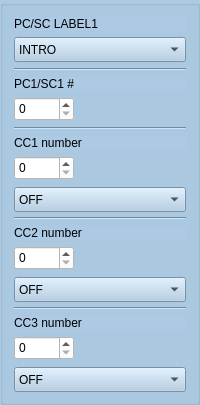
      <widget class="QGroupBox" name="columnbox1">
       <property name="sizePolicy">
        <sizepolicy hsizetype="Expanding" vsizetype="Expanding">
         <horstretch>0</horstretch>
         <verstretch>0</verstretch>
        </sizepolicy>
       </property>
       <property name="styleSheet">
        <string notr="true">background-color: rgb(172, 202, 227);</string>
       </property>
       <layout class="QVBoxLayout" name="verticalLayout_5">
        <item>
         <widget class="QLabel" name="label_BankPC1_1">
          <property name="sizePolicy">
           <sizepolicy hsizetype="Expanding" vsizetype="Expanding">
            <horstretch>0</horstretch>
            <verstretch>0</verstretch>
           </sizepolicy>
          </property>
          <property name="maximumSize">
           <size>
            <width>16777215</width>
            <height>30</height>
           </size>
          </property>
          <property name="text">
           <string>PC/SC LABEL1</string>
          </property>
         </widget>
        </item>
        <item>
         <widget class="QComboBox" name="presetLabel1_1">
          <property name="sizePolicy">
           <sizepolicy hsizetype="Expanding" vsizetype="Expanding">
            <horstretch>0</horstretch>
            <verstretch>0</verstretch>
           </sizepolicy>
          </property>
          <property name="minimumSize">
           <size>
            <width>0</width>
            <height>25</height>
           </size>
          </property>
          <property name="styleSheet">
           <string notr="true">background-color: rgb(172, 202, 227);</string>
          </property>
          <item>
           <property name="text">
            <string>INTRO</string>
           </property>
          </item>
          <item>
           <property name="text">
            <string>VERSE</string>
           </property>
          </item>
          <item>
           <property name="text">
            <string>CHORUS</string>
           </property>
          </item>
          <item>
           <property name="text">
            <string notr="true">SOLO</string>
           </property>
          </item>
          <item>
           <property name="text">
            <string>OUTRO</string>
           </property>
          </item>
          <item>
           <property name="text">
            <string>BRIDGE</string>
           </property>
          </item>
         </widget>
        </item>
        <item>
         <widget class="Line" name="line_2">
          <property name="sizePolicy">
           <sizepolicy hsizetype="Expanding" vsizetype="Expanding">
            <horstretch>0</horstretch>
            <verstretch>0</verstretch>
           </sizepolicy>
          </property>
          <property name="orientation">
           <enum>Qt::Horizontal</enum>
          </property>
         </widget>
        </item>
        <item>
         <widget class="QLabel" name="label_PC1_1">
          <property name="sizePolicy">
           <sizepolicy hsizetype="Expanding" vsizetype="Expanding">
            <horstretch>0</horstretch>
            <verstretch>0</verstretch>
           </sizepolicy>
          </property>
          <property name="maximumSize">
           <size>
            <width>16777215</width>
            <height>30</height>
           </size>
          </property>
          <property name="text">
           <string>PC1/SC1 #</string>
          </property>
         </widget>
        </item>
        <item>
         <widget class="QSpinBox" name="spinBox_PC1_1">
          <property name="sizePolicy">
           <sizepolicy hsizetype="Expanding" vsizetype="Expanding">
            <horstretch>0</horstretch>
            <verstretch>0</verstretch>
           </sizepolicy>
          </property>
          <property name="minimumSize">
           <size>
            <width>60</width>
            <height>24</height>
           </size>
          </property>
          <property name="maximumSize">
           <size>
            <width>60</width>
            <height>16777215</height>
           </size>
          </property>
          <property name="styleSheet">
           <string notr="true">background-color: rgb(255, 255, 255);</string>
          </property>
          <property name="accelerated">
           <bool>true</bool>
          </property>
          <property name="maximum">
           <number>127</number>
          </property>
         </widget>
        </item>
        <item>
         <widget class="Line" name="line_12">
          <property name="sizePolicy">
           <sizepolicy hsizetype="Expanding" vsizetype="Expanding">
            <horstretch>0</horstretch>
            <verstretch>0</verstretch>
           </sizepolicy>
          </property>
          <property name="orientation">
           <enum>Qt::Horizontal</enum>
          </property>
         </widget>
        </item>
        <item>
         <widget class="QLabel" name="label_CC1_1">
          <property name="sizePolicy">
           <sizepolicy hsizetype="Expanding" vsizetype="Expanding">
            <horstretch>0</horstretch>
            <verstretch>0</verstretch>
           </sizepolicy>
          </property>
          <property name="maximumSize">
           <size>
            <width>16777215</width>
            <height>30</height>
           </size>
          </property>
          <property name="text">
           <string>CC1 number</string>
          </property>
         </widget>
        </item>
        <item>
         <widget class="QSpinBox" name="spinBox_CC1_1">
          <property name="sizePolicy">
           <sizepolicy hsizetype="Expanding" vsizetype="Expanding">
            <horstretch>0</horstretch>
            <verstretch>0</verstretch>
           </sizepolicy>
          </property>
          <property name="minimumSize">
           <size>
            <width>60</width>
            <height>24</height>
           </size>
          </property>
          <property name="maximumSize">
           <size>
            <width>60</width>
            <height>16777215</height>
           </size>
          </property>
          <property name="styleSheet">
           <string notr="true">background-color: rgb(255, 255, 255);</string>
          </property>
          <property name="accelerated">
           <bool>true</bool>
          </property>
          <property name="maximum">
           <number>127</number>
          </property>
         </widget>
        </item>
        <item>
         <widget class="QComboBox" name="onoff1_1">
          <property name="sizePolicy">
           <sizepolicy hsizetype="Expanding" vsizetype="Expanding">
            <horstretch>0</horstretch>
            <verstretch>0</verstretch>
           </sizepolicy>
          </property>
          <property name="minimumSize">
           <size>
            <width>0</width>
            <height>25</height>
           </size>
          </property>
          <property name="maximumSize">
           <size>
            <width>16777215</width>
            <height>22</height>
           </size>
          </property>
          <property name="styleSheet">
           <string notr="true">background-color: rgb(172, 202, 227);</string>
          </property>
          <item>
           <property name="text">
            <string>OFF</string>
           </property>
          </item>
          <item>
           <property name="text">
            <string>ON</string>
           </property>
          </item>
         </widget>
        </item>
        <item>
         <widget class="Line" name="line_22">
          <property name="sizePolicy">
           <sizepolicy hsizetype="Expanding" vsizetype="Expanding">
            <horstretch>0</horstretch>
            <verstretch>0</verstretch>
           </sizepolicy>
          </property>
          <property name="orientation">
           <enum>Qt::Horizontal</enum>
          </property>
         </widget>
        </item>
        <item>
         <widget class="QLabel" name="label_CC2_1">
          <property name="sizePolicy">
           <sizepolicy hsizetype="Expanding" vsizetype="Expanding">
            <horstretch>0</horstretch>
            <verstretch>0</verstretch>
           </sizepolicy>
          </property>
          <property name="maximumSize">
           <size>
            <width>16777215</width>
            <height>30</height>
           </size>
          </property>
          <property name="text">
           <string>CC2 number</string>
          </property>
         </widget>
        </item>
        <item>
         <widget class="QSpinBox" name="spinBox_CC2_1">
          <property name="sizePolicy">
           <sizepolicy hsizetype="Expanding" vsizetype="Expanding">
            <horstretch>0</horstretch>
            <verstretch>0</verstretch>
           </sizepolicy>
          </property>
          <property name="minimumSize">
           <size>
            <width>60</width>
            <height>24</height>
           </size>
          </property>
          <property name="maximumSize">
           <size>
            <width>60</width>
            <height>16777215</height>
           </size>
          </property>
          <property name="styleSheet">
           <string notr="true">background-color: rgb(255, 255, 255);</string>
          </property>
          <property name="accelerated">
           <bool>true</bool>
          </property>
          <property name="maximum">
           <number>127</number>
          </property>
         </widget>
        </item>
        <item>
         <widget class="QComboBox" name="onoff2_1">
          <property name="sizePolicy">
           <sizepolicy hsizetype="Expanding" vsizetype="Expanding">
            <horstretch>0</horstretch>
            <verstretch>0</verstretch>
           </sizepolicy>
          </property>
          <property name="minimumSize">
           <size>
            <width>0</width>
            <height>25</height>
           </size>
          </property>
          <property name="maximumSize">
           <size>
            <width>16777215</width>
            <height>22</height>
           </size>
          </property>
          <property name="styleSheet">
           <string notr="true">background-color: rgb(172, 202, 227);</string>
          </property>
          <item>
           <property name="text">
            <string>OFF</string>
           </property>
          </item>
          <item>
           <property name="text">
            <string>ON</string>
           </property>
          </item>
         </widget>
        </item>
        <item>
         <widget class="Line" name="line_23">
          <property name="sizePolicy">
           <sizepolicy hsizetype="Expanding" vsizetype="Expanding">
            <horstretch>0</horstretch>
            <verstretch>0</verstretch>
           </sizepolicy>
          </property>
          <property name="orientation">
           <enum>Qt::Horizontal</enum>
          </property>
         </widget>
        </item>
        <item>
         <widget class="QLabel" name="label_CC3_1">
          <property name="sizePolicy">
           <sizepolicy hsizetype="Expanding" vsizetype="Expanding">
            <horstretch>0</horstretch>
            <verstretch>0</verstretch>
           </sizepolicy>
          </property>
          <property name="maximumSize">
           <size>
            <width>16777215</width>
            <height>30</height>
           </size>
          </property>
          <property name="text">
           <string>CC3 number</string>
          </property>
         </widget>
        </item>
        <item>
         <widget class="QSpinBox" name="spinBox_CC3_1">
          <property name="sizePolicy">
           <sizepolicy hsizetype="Expanding" vsizetype="Expanding">
            <horstretch>0</horstretch>
            <verstretch>0</verstretch>
           </sizepolicy>
          </property>
          <property name="minimumSize">
           <size>
            <width>60</width>
            <height>24</height>
           </size>
          </property>
          <property name="maximumSize">
           <size>
            <width>60</width>
            <height>16777215</height>
           </size>
          </property>
          <property name="styleSheet">
           <string notr="true">background-color: rgb(255, 255, 255);</string>
          </property>
          <property name="accelerated">
           <bool>true</bool>
          </property>
          <property name="maximum">
           <number>127</number>
          </property>
         </widget>
        </item>
        <item>
         <widget class="QComboBox" name="onoff3_1">
          <property name="sizePolicy">
           <sizepolicy hsizetype="Expanding" vsizetype="Expanding">
            <horstretch>0</horstretch>
            <verstretch>0</verstretch>
           </sizepolicy>
          </property>
          <property name="minimumSize">
           <size>
            <width>0</width>
            <height>25</height>
           </size>
          </property>
          <property name="maximumSize">
           <size>
            <width>16777215</width>
            <height>22</height>
           </size>
          </property>
          <property name="styleSheet">
           <string notr="true">background-color: rgb(172, 202, 227);</string>
          </property>
          <item>
           <property name="text">
            <string>OFF</string>
           </property>
          </item>
          <item>
           <property name="text">
            <string>ON</string>
           </property>
          </item>
         </widget>
        </item>
       </layout>
      </widget>
